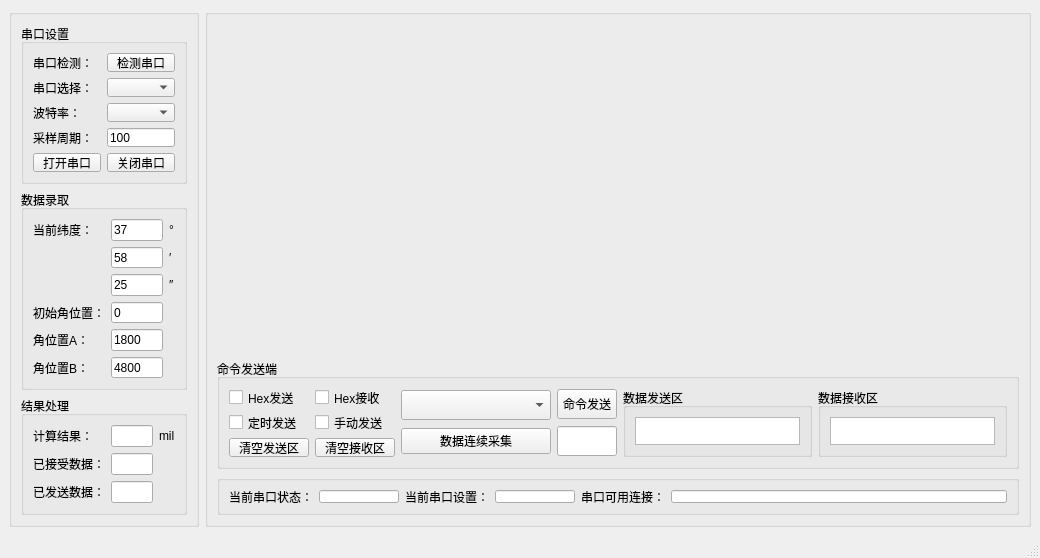
<?xml version="1.0" encoding="UTF-8"?>
<ui version="4.0">
 <class>From</class>
 <widget class="QMainWindow" name="From">
  <property name="geometry">
   <rect>
    <x>0</x>
    <y>0</y>
    <width>1040</width>
    <height>545</height>
   </rect>
  </property>
  <property name="windowTitle">
   <string>MainWindow</string>
  </property>
  <widget class="QWidget" name="centralwidget">
   <layout class="QHBoxLayout" name="horizontalLayout">
    <item>
     <widget class="QGroupBox" name="groupBox">
      <property name="minimumSize">
       <size>
        <width>0</width>
        <height>0</height>
       </size>
      </property>
      <property name="maximumSize">
       <size>
        <width>190</width>
        <height>16777215</height>
       </size>
      </property>
      <property name="baseSize">
       <size>
        <width>100</width>
        <height>0</height>
       </size>
      </property>
      <property name="title">
       <string/>
      </property>
      <layout class="QVBoxLayout" name="verticalLayout">
       <item>
        <widget class="QGroupBox" name="groupBox_2">
         <property name="minimumSize">
          <size>
           <width>0</width>
           <height>0</height>
          </size>
         </property>
         <property name="maximumSize">
          <size>
           <width>16777215</width>
           <height>160</height>
          </size>
         </property>
         <property name="title">
          <string>串口设置</string>
         </property>
         <layout class="QGridLayout" name="gridLayout_3">
          <item row="0" column="0">
           <layout class="QGridLayout" name="gridLayout">
            <item row="4" column="0">
             <widget class="QPushButton" name="pushButton_open">
              <property name="text">
               <string>打开串口</string>
              </property>
             </widget>
            </item>
            <item row="3" column="2">
             <widget class="QLineEdit" name="lineEdit">
              <property name="text">
               <string>100</string>
              </property>
             </widget>
            </item>
            <item row="2" column="0">
             <widget class="QLabel" name="label_3">
              <property name="text">
               <string>波特率：</string>
              </property>
             </widget>
            </item>
            <item row="0" column="2">
             <widget class="QPushButton" name="pushButton">
              <property name="text">
               <string>检测串口</string>
              </property>
             </widget>
            </item>
            <item row="3" column="0">
             <widget class="QLabel" name="label_4">
              <property name="text">
               <string>采样周期：</string>
              </property>
             </widget>
            </item>
            <item row="2" column="2">
             <widget class="QComboBox" name="comboBox_2"/>
            </item>
            <item row="1" column="0">
             <widget class="QLabel" name="label_2">
              <property name="text">
               <string>串口选择：</string>
              </property>
             </widget>
            </item>
            <item row="0" column="0">
             <widget class="QLabel" name="label">
              <property name="text">
               <string>串口检测：</string>
              </property>
             </widget>
            </item>
            <item row="1" column="2">
             <widget class="QComboBox" name="comboBox"/>
            </item>
            <item row="4" column="2">
             <widget class="QPushButton" name="pushButton_close">
              <property name="text">
               <string>关闭串口</string>
              </property>
             </widget>
            </item>
           </layout>
          </item>
         </layout>
        </widget>
       </item>
       <item>
        <widget class="QGroupBox" name="groupBox_3">
         <property name="maximumSize">
          <size>
           <width>16777215</width>
           <height>200</height>
          </size>
         </property>
         <property name="title">
          <string>数据录取</string>
         </property>
         <layout class="QVBoxLayout" name="verticalLayout_3">
          <item>
           <layout class="QGridLayout" name="gridLayout_2">
            <item row="2" column="1">
             <widget class="QLineEdit" name="lineEdit_4">
              <property name="text">
               <string>25</string>
              </property>
             </widget>
            </item>
            <item row="1" column="2">
             <widget class="QLabel" name="label_7">
              <property name="text">
               <string>′</string>
              </property>
             </widget>
            </item>
            <item row="1" column="1">
             <widget class="QLineEdit" name="lineEdit_3">
              <property name="text">
               <string>58</string>
              </property>
             </widget>
            </item>
            <item row="2" column="2">
             <widget class="QLabel" name="label_8">
              <property name="text">
               <string>″</string>
              </property>
             </widget>
            </item>
            <item row="0" column="0">
             <widget class="QLabel" name="label_5">
              <property name="text">
               <string>当前纬度：</string>
              </property>
             </widget>
            </item>
            <item row="0" column="2">
             <widget class="QLabel" name="label_6">
              <property name="text">
               <string>°</string>
              </property>
             </widget>
            </item>
            <item row="3" column="1">
             <widget class="QLineEdit" name="lineEdit_5">
              <property name="text">
               <string>0</string>
              </property>
             </widget>
            </item>
            <item row="4" column="0">
             <widget class="QLabel" name="label_10">
              <property name="text">
               <string>角位置A：</string>
              </property>
             </widget>
            </item>
            <item row="3" column="0">
             <widget class="QLabel" name="label_9">
              <property name="text">
               <string>初始角位置：</string>
              </property>
             </widget>
            </item>
            <item row="4" column="1">
             <widget class="QLineEdit" name="lineEdit_6">
              <property name="text">
               <string>1800</string>
              </property>
             </widget>
            </item>
            <item row="0" column="1">
             <widget class="QLineEdit" name="lineEdit_2">
              <property name="text">
               <string>37</string>
              </property>
             </widget>
            </item>
            <item row="5" column="0">
             <widget class="QLabel" name="label_11">
              <property name="text">
               <string>角位置B：</string>
              </property>
             </widget>
            </item>
            <item row="5" column="1">
             <widget class="QLineEdit" name="lineEdit_7">
              <property name="text">
               <string>4800</string>
              </property>
             </widget>
            </item>
           </layout>
          </item>
         </layout>
        </widget>
       </item>
       <item>
        <widget class="QGroupBox" name="groupBox_7">
         <property name="maximumSize">
          <size>
           <width>16777215</width>
           <height>130</height>
          </size>
         </property>
         <property name="title">
          <string>结果处理</string>
         </property>
         <layout class="QVBoxLayout" name="verticalLayout_4">
          <item>
           <layout class="QGridLayout" name="gridLayout_4">
            <item row="1" column="0">
             <widget class="QLabel" name="label_14">
              <property name="text">
               <string>已接受数据：</string>
              </property>
             </widget>
            </item>
            <item row="0" column="2">
             <widget class="QLabel" name="label_13">
              <property name="text">
               <string>mil</string>
              </property>
             </widget>
            </item>
            <item row="0" column="1">
             <widget class="QLineEdit" name="lineEdit_8"/>
            </item>
            <item row="0" column="0">
             <widget class="QLabel" name="label_12">
              <property name="text">
               <string>计算结果：</string>
              </property>
             </widget>
            </item>
            <item row="2" column="0">
             <widget class="QLabel" name="label_15">
              <property name="text">
               <string>已发送数据：</string>
              </property>
             </widget>
            </item>
            <item row="1" column="1">
             <widget class="QLineEdit" name="lineEdit_9"/>
            </item>
            <item row="2" column="1">
             <widget class="QLineEdit" name="lineEdit_10"/>
            </item>
           </layout>
          </item>
         </layout>
        </widget>
       </item>
      </layout>
     </widget>
    </item>
    <item>
     <widget class="QGroupBox" name="groupBox_5">
      <property name="title">
       <string/>
      </property>
      <layout class="QVBoxLayout" name="verticalLayout_2">
       <item>
        <widget class="GraphicsLayoutWidget" name="graphicsLayoutWidget" native="true">
         <property name="maximumSize">
          <size>
           <width>16777215</width>
           <height>16777215</height>
          </size>
         </property>
        </widget>
       </item>
       <item>
        <widget class="QGroupBox" name="groupBox_4">
         <property name="enabled">
          <bool>true</bool>
         </property>
         <property name="maximumSize">
          <size>
           <width>16777215</width>
           <height>110</height>
          </size>
         </property>
         <property name="title">
          <string>命令发送端</string>
         </property>
         <layout class="QHBoxLayout" name="horizontalLayout_2">
          <item>
           <layout class="QGridLayout" name="gridLayout_6">
            <item row="0" column="0">
             <widget class="QCheckBox" name="checkBox">
              <property name="text">
               <string>Hex发送</string>
              </property>
             </widget>
            </item>
            <item row="1" column="1">
             <widget class="QCheckBox" name="checkBox_3">
              <property name="text">
               <string>手动发送</string>
              </property>
             </widget>
            </item>
            <item row="0" column="1">
             <widget class="QCheckBox" name="checkBox_2">
              <property name="text">
               <string>Hex接收</string>
              </property>
             </widget>
            </item>
            <item row="1" column="0">
             <widget class="QCheckBox" name="checkBox_4">
              <property name="text">
               <string>定时发送</string>
              </property>
             </widget>
            </item>
            <item row="2" column="0">
             <widget class="QPushButton" name="pushButton_6">
              <property name="text">
               <string>清空发送区</string>
              </property>
             </widget>
            </item>
            <item row="2" column="1">
             <widget class="QPushButton" name="pushButton_5">
              <property name="text">
               <string>清空接收区</string>
              </property>
             </widget>
            </item>
           </layout>
          </item>
          <item>
           <layout class="QGridLayout" name="gridLayout_5">
            <item row="1" column="0">
             <widget class="QComboBox" name="comboBox_3">
              <property name="minimumSize">
               <size>
                <width>150</width>
                <height>0</height>
               </size>
              </property>
              <property name="maximumSize">
               <size>
                <width>16777215</width>
                <height>30</height>
               </size>
              </property>
             </widget>
            </item>
            <item row="2" column="0">
             <widget class="QPushButton" name="pushButton_7">
              <property name="minimumSize">
               <size>
                <width>0</width>
                <height>25</height>
               </size>
              </property>
              <property name="maximumSize">
               <size>
                <width>200</width>
                <height>16777215</height>
               </size>
              </property>
              <property name="text">
               <string>数据连续采集</string>
              </property>
             </widget>
            </item>
           </layout>
          </item>
          <item>
           <layout class="QGridLayout" name="gridLayout_7">
            <item row="0" column="0">
             <widget class="QPushButton" name="pushButton_4">
              <property name="minimumSize">
               <size>
                <width>60</width>
                <height>30</height>
               </size>
              </property>
              <property name="text">
               <string>命令发送</string>
              </property>
             </widget>
            </item>
            <item row="1" column="0">
             <widget class="QLineEdit" name="lineEdit_14">
              <property name="minimumSize">
               <size>
                <width>0</width>
                <height>30</height>
               </size>
              </property>
             </widget>
            </item>
           </layout>
          </item>
          <item>
           <widget class="QGroupBox" name="groupBox_8">
            <property name="title">
             <string>数据发送区</string>
            </property>
            <layout class="QHBoxLayout" name="horizontalLayout_6">
             <item>
              <layout class="QHBoxLayout" name="horizontalLayout_4">
               <item>
                <widget class="QTextEdit" name="textEdit"/>
               </item>
              </layout>
             </item>
            </layout>
           </widget>
          </item>
          <item>
           <widget class="QGroupBox" name="groupBox_6">
            <property name="title">
             <string>数据接收区</string>
            </property>
            <layout class="QHBoxLayout" name="horizontalLayout_7">
             <item>
              <layout class="QHBoxLayout" name="horizontalLayout_5">
               <item>
                <widget class="QTextEdit" name="textEdit_2"/>
               </item>
              </layout>
             </item>
            </layout>
           </widget>
          </item>
         </layout>
        </widget>
       </item>
       <item>
        <widget class="QGroupBox" name="groupBox_9">
         <property name="maximumSize">
          <size>
           <width>16777215</width>
           <height>40</height>
          </size>
         </property>
         <property name="title">
          <string/>
         </property>
         <layout class="QHBoxLayout" name="horizontalLayout_3">
          <item>
           <layout class="QGridLayout" name="gridLayout_8">
            <item row="0" column="0">
             <widget class="QLabel" name="label_16">
              <property name="text">
               <string>当前串口状态：</string>
              </property>
             </widget>
            </item>
           </layout>
          </item>
          <item>
           <widget class="QLineEdit" name="lineEdit_11">
            <property name="minimumSize">
             <size>
              <width>80</width>
              <height>0</height>
             </size>
            </property>
            <property name="maximumSize">
             <size>
              <width>80</width>
              <height>16777215</height>
             </size>
            </property>
           </widget>
          </item>
          <item>
           <widget class="QLabel" name="label_17">
            <property name="text">
             <string>当前串口设置：</string>
            </property>
           </widget>
          </item>
          <item>
           <widget class="QLineEdit" name="lineEdit_12">
            <property name="minimumSize">
             <size>
              <width>80</width>
              <height>0</height>
             </size>
            </property>
            <property name="maximumSize">
             <size>
              <width>80</width>
              <height>16777215</height>
             </size>
            </property>
           </widget>
          </item>
          <item>
           <widget class="QLabel" name="label_18">
            <property name="text">
             <string>串口可用连接：</string>
            </property>
           </widget>
          </item>
          <item>
           <widget class="QLineEdit" name="lineEdit_13"/>
          </item>
         </layout>
        </widget>
       </item>
      </layout>
     </widget>
    </item>
   </layout>
  </widget>
  <widget class="QMenuBar" name="menubar">
   <property name="geometry">
    <rect>
     <x>0</x>
     <y>0</y>
     <width>1040</width>
     <height>23</height>
    </rect>
   </property>
  </widget>
  <widget class="QStatusBar" name="statusbar"/>
 </widget>
 <customwidgets>
  <customwidget>
   <class>GraphicsLayoutWidget</class>
   <extends>QWidget</extends>
   <header>pyqtgraph.h</header>
   <container>1</container>
  </customwidget>
 </customwidgets>
 <resources/>
 <connections/>
</ui>
